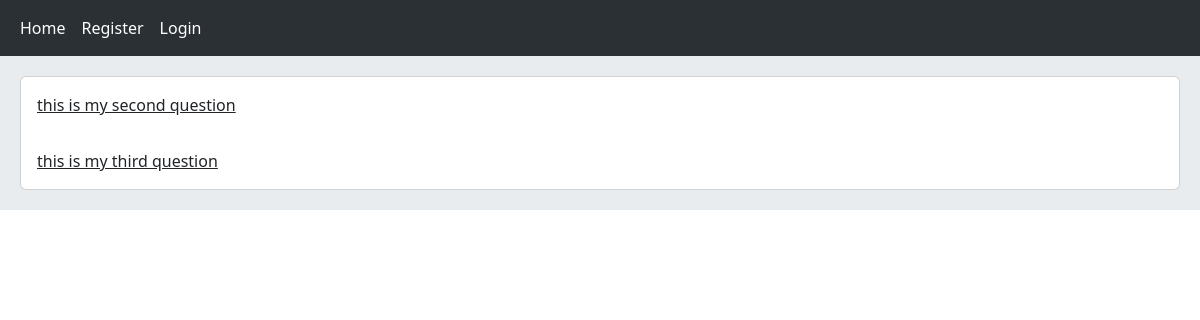
The app's page /, older data.
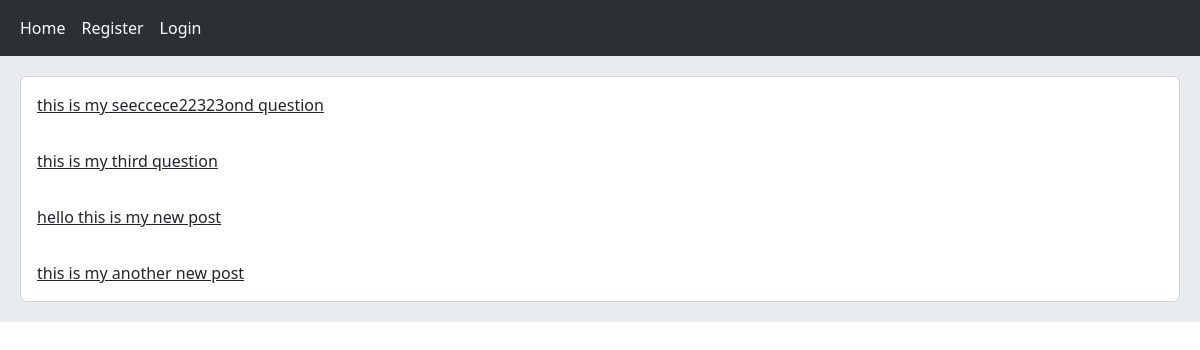
The same page, newer data.
### home/models.py (models this page shows, shortened)
class Post(models.Model):
    user = models.ForeignKey(User , on_delete=models.CASCADE) #get the user from the User model
    body = models.CharField(max_length=200)
    slug = models.SlugField()
    created = models.DateTimeField(auto_now_add=True) #will be added with the date of the creation
    updated = models.DateTimeField(auto_now=True) #will be added on the date of the execution time (when user updates it )
    def get_absolute_url(self): #used when we want to use a link which is related to the data base
        return reverse("home:post_detail" , args=(self.id , self.slug)) #these two id and slugs are coming for url dynamic variable

### home/views.py (the view)
# urls.py: path("" , views.HomeView.as_view() , name='home'),
class HomeView(View):
    def get(self , request):
        posts = Post.objects.all()
        return render(request , 'home/index.html' , context={"posts" : posts})

### home/templates/home/index.html (shortened to what this page needs)
{% extends 'base.html' %}
{% block content %}
    <div class="card">
        {% for post in posts %}
            <a href="{{ post.get_absolute_url }}" class="card-body">{{post.body | truncatewords:8 }}</a>
        {% endfor %}
    </div>
{% endblock content %}

### templates/base.html (shortened to what this page needs)
<!DOCTYPE html>
<html lang="en">
<head>
    <link href="https://cdn.jsdelivr.net/npm/bootstrap@5.3.3/dist/css/bootstrap.min.css" rel="stylesheet">
</head>
<body>
    {% include 'inc/navbar.html'%}
    <div class="jumbotron">{% block content %} {% endblock content %}</div>
</body>
</html>

### templates/inc/navbar.html
</nav><nav class="navbar navbar-expand-lg bg-body-tertiary" data-bs-theme="dark">
  <div class="container-fluid">
    <div class="navbar-nav">
        <a class="nav-link active" href ="{% url 'home:home' %}">Home</a>
        {% if request.user.is_authenticated %}
            <a class="nav-link active" href ="{% url 'account:user_logout' %}">Logout</a>
            <a class="nav-link active" href="{% url 'account:user_profile' request.user.id %}">Profile</a>
        {% else %}
            <a class="nav-link active" href ="{% url 'account:user_register' %}">Register</a>
            <a class="nav-link active" href ="{% url 'account:user_login' %}">Login</a>
        {% endif %}
    </div>
  </div>
</nav>

### templates/base.html (style rules this page uses)
.jumbotron { padding: 20px; margin-bottom:20px; background-color: #e9ecef }

Row changes from the older to the newer data that the page shows:
changed Post: body "this is my second question" → "this is my seeccece22323ond question"
added Post: body "hello this is my new post"
added Post: body "this is my another new post"
